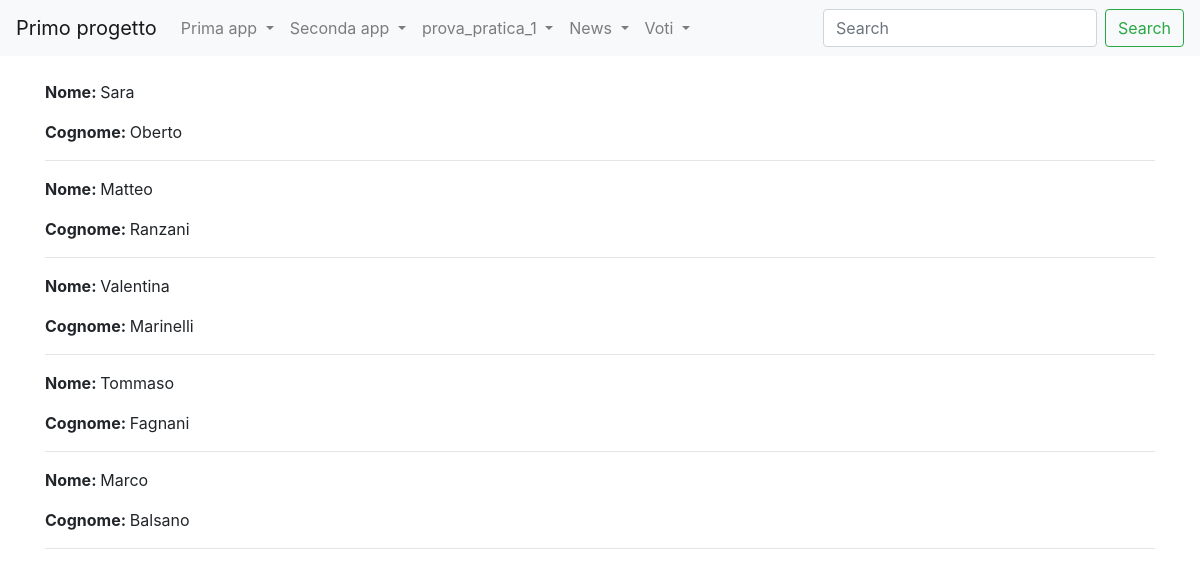
Page /news/lista_giornalisti/ on the committed database.
### news/models.py (models this page shows, shortened)
class Giornalista(models.Model):
    nome = models.CharField(max_length=20)
    cognome = models.CharField(max_length=20)
    anno_di_nascita = models.DateField(blank=True)
    class Meta:
        verbose_name="Giornalista"
        verbose_name_plural="Giornalisti"

### news/views.py (the view)
# urls.py: path("lista_giornalisti/", lista_giornalisti, name="lista_giornalisti"),
def lista_giornalisti(request, pk=None):
    if(pk==None):
        giornalisti=Giornalista.objects.all()
    else:
        giornalisti=Giornalista.objects.filter(giornalista_id=pk)
    context = {
        'giornalisti': giornalisti,
        'pk':pk,
    }
    return render(request, 'lista_giornalisti.html', context)

### news/templates/lista_giornalisti.html (shortened to what this page needs)
{% extends 'base.html' %}
{% block content %}
    {% for giornalista in giornalisti %}
        <p><strong>Nome: </strong>
            {{giornalista.nome}}
        </p>
        <p><strong>Cognome: </strong>
            {{giornalista.cognome}}
        </p>
        <hr>
    {% endfor %}
{% endblock content %}

### rows in the picture
Giornalista: nome "Sara", cognome "Oberto"
Giornalista: nome "Matteo", cognome "Ranzani"
Giornalista: nome "Valentina", cognome "Marinelli"
Giornalista: nome "Tommaso", cognome "Fagnani"
Giornalista: nome "Marco", cognome "Balsano"
